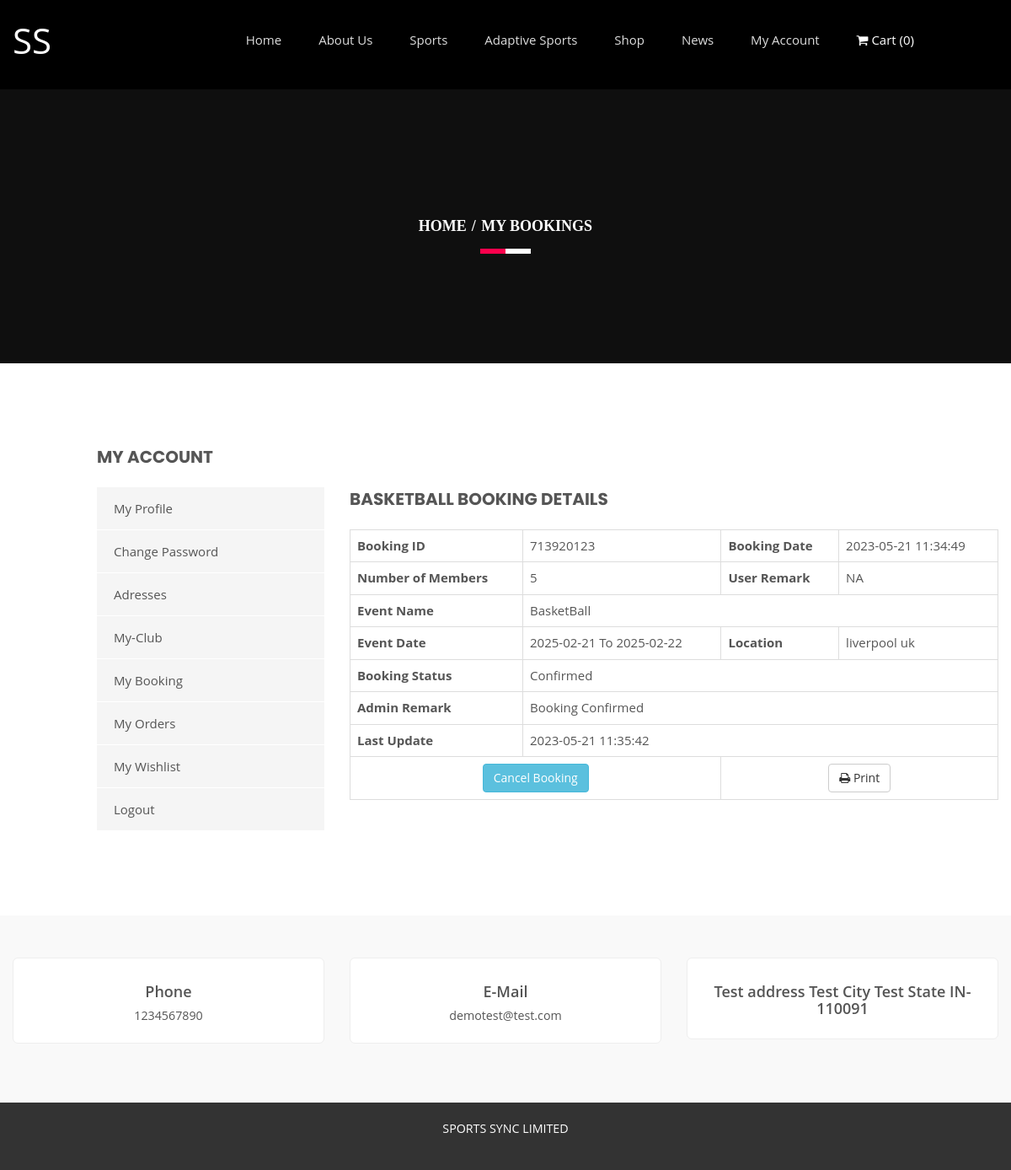
Screenshot of /SportsClubCode/booking-details.php?bkid=1 (signed in) with the database file from the repository.
### tables this page shows
CREATE TABLE `tblgenralsettings` (
  `id` int(11) NOT NULL,
  `SiteName` varchar(200) DEFAULT NULL,
  `PhoneNumber` bigint(12) DEFAULT NULL,
  `EmailId` varchar(255) DEFAULT NULL,
  `address` mediumtext DEFAULT NULL,
  `footercontent` mediumtext DEFAULT NULL,
  `LastUpdationDate` timestamp NULL DEFAULT NULL ON UPDATE current_timestamp()
);

CREATE TABLE `tblbookings` (
  `id` int(11) NOT NULL,
  `BookingId` bigint(12) DEFAULT NULL,
  `UserId` int(11) DEFAULT NULL,
  `EventId` int(11) DEFAULT NULL,
  `NumberOfMembers` int(11) DEFAULT NULL,
  `UserRemark` mediumtext DEFAULT NULL,
  `AdminRemark` mediumtext DEFAULT NULL,
  `UserCancelRemark` mediumtext DEFAULT NULL,
  `BookingDate` timestamp NULL DEFAULT current_timestamp(),
  `BookingStatus` varchar(100) DEFAULT NULL,
  `LastUpdationDate` timestamp NULL DEFAULT NULL ON UPDATE current_timestamp()
);

CREATE TABLE `tblevents` (
  `id` int(11) NOT NULL,
  `CategoryId` char(10) DEFAULT NULL,
  `SponserId` char(10) DEFAULT NULL,
  `EventName` varchar(255) DEFAULT NULL,
  `EventDescription` mediumtext DEFAULT NULL,
  `EventStartDate` date DEFAULT NULL,
  `EventEndDate` date DEFAULT NULL,
  `EventLocation` varchar(255) DEFAULT NULL,
  `EventImage` varchar(255) DEFAULT NULL,
  `PostingDate` timestamp NULL DEFAULT current_timestamp(),
  `LastUpdationDate` timestamp NULL DEFAULT NULL ON UPDATE current_timestamp(),
  `IsActive` int(1) DEFAULT NULL
);

### SportsClubCode/booking-details.php (the view, shortened to what this page needs)
<?php
include('includes/config.php');
if(strlen($_SESSION['usrid'])==0){
    header('location:logout.php');
} else {
?>
<!DOCTYPE html>
<html lang="en">
<head>
    <link rel="stylesheet" href="css/bootstrap.min.css">
    <link rel="stylesheet" href="style.css">
    <link rel="stylesheet" href="css/faicons.css">
</head>
<body>
<div class="wrapper single-blog">
    <div id="home" class="header-slider-area">
        <?php include_once('includes/header.php'); ?>
    </div>
    <div class="breadcumb-area bg-overlay" style="background:#333;">
        <div class="container">
            <ol class="breadcrumb">
                <li><a href="index.php">Home</a></li>
                <li class="active">My Bookings</li>
            </ol>
        </div>
    </div>
    <div class="single-blog-area ptb100 fix">
        <div class="container">
            <div class="row">
                <?php include_once('includes/myaccountbar.php'); ?>
                <div class="col-md-8 col-sm-7">
                    <div class="single-blog-body">
                        <?php
                        $uid = $_SESSION['usrid'];
                        $bkngid = intval($_GET['bkid']);
                        $sql = "SELECT tblbookings.BookingId, tblbookings.BookingDate, tblbookings.BookingStatus, tblevents.EventName, tblevents.id as evtid, tblbookings.UserRemark, tblbookings.NumberOfMembers, tblbookings.AdminRemark, tblbookings.LastUpdationDate, tblbookings.UserCancelRemark, tblevents.EventStartDate, tblevents.EventEndDate, tblevents.EventLocation FROM tblbookings LEFT JOIN tblevents ON tblevents.id = tblbookings.EventId WHERE tblbookings.UserId = :uid AND tblbookings.id = :bkngid";
                        $query = $dbh->prepare($sql);
                        $query->bindParam(':uid', $uid, PDO::PARAM_STR);
                        $query->bindParam(':bkngid', $bkngid, PDO::PARAM_STR);
                        $query->execute();
                        $results = $query->fetchAll(PDO::FETCH_OBJ);
                        if($query->rowCount() > 0) {
                            foreach($results as $row) {
                                $bstatus = $row->BookingStatus;
                        ?>
                        <div class="Leave-your-thought mt50" id="printArea">
                            <h3 class="aside-title uppercase"><?php echo htmlentities($row->EventName); ?> Booking Details</h3>
                            <table class="table table-bordered">
                                <tr><th>Booking ID</th><td><?php echo htmlentities($row->BookingId); ?></td><th>Booking Date</th><td><?php echo htmlentities($row->BookingDate); ?></td></tr>
                                <tr><th>Number of Members</th><td><?php echo htmlentities($row->NumberOfMembers); ?></td><th>User Remark</th><td><?php echo htmlentities($row->UserRemark); ?></td></tr>
                                <tr><th>Event Name</th><td colspan="3"><?php echo htmlentities($row->EventName); ?></td></tr>
                                <tr><th>Event Date</th><td><?php echo htmlentities($row->EventStartDate); ?> To <?php echo htmlentities($row->EventEndDate); ?></td><th>Location</th><td><?php echo htmlentities($row->EventLocation); ?></td></tr>
                                <tr><th>Booking Status</th><td colspan="3"><?php echo $bstatus ? htmlentities($bstatus) : "Not confirmed Yet"; ?></td></tr>
                                <?php if($row->AdminRemark) { ?><tr><th>Admin Remark</th><td colspan="3"><?php echo htmlentities($row->AdminRemark); ?></td></tr><?php } ?>
                                <?php if($row->LastUpdationDate) { ?><tr><th>Last Update</th><td colspan="3"><?php echo htmlentities($row->LastUpdationDate); ?></td></tr><?php } ?>
                                <tr class="no-print">
                                    <td colspan="2" align="center">
                                        <button class="btn btn-info" data-toggle="modal" data-target="#myModal">Cancel Booking</button>
                                    </td>
                                    <td colspan="2" align="center">
                                        <button class="btn btn-default" onclick="printSection()">
                                            <i class="fa fa-print"></i> Print
                                        </button>
                                    </td>
                                </tr>
                            </table>
                        </div>
                        <?php } } ?>
                    </div>
                </div>
            </div>
        </div>
    </div>
    <?php include_once('includes/footer.php'); ?>
</div>
</body>
</html>
<?php } ?>

### SportsClubCode/includes/header.php (shortened to what this page needs)
<?php
$cartCount = 0;
$ret = "SELECT SiteName FROM tblgenralsettings";
$querys = $dbh->prepare($ret);
$querys->execute();
$resultss = $querys->fetchAll(PDO::FETCH_OBJ);
?>
<?php if ($querys->rowCount() > 0) {
    foreach ($resultss as $rows) { ?>
<div id="home" class="header-slider-area">
    <div class="header-area header-2">
        <div id="sticker" class="logo-menu-area header-area-2">
            <div class="container hidden-xs">
                <div class="row">
                    <div class="col-md-2 col-sm-3">
                        <div class="logo">
                            <a href="index.php" style="font-size:42px; color:#fff">
                                <?php echo htmlentities($rows->SiteName); ?>
                            </a>
                        </div>
                    </div>
                    <div class="col-md-9 col-sm-9">
                        <div class="main-menu text-right">
                            <nav>
                                <ul id="nav">
                                    <li><a class="smooth-scroll" href="index.php">Home</a></li>
                                    <li class="dropdown">
                                        <a href="about-us.php">About Us</a>
                                    </li>
                                    <li class="dropdown">
                                        <a href="about-us.php">Sports</a>
                                    </li>
                                    <li class="dropdown">
                                        <a href="#">Adaptive Sports</a>
                                    </li>
                                    <li class="dropdown">
                                        <a href="#">Shop</a>
                                    </li>
                                    <li><a class="smooth-scroll" href="news.php">News</a></li>
                                    <?php if (empty($_SESSION['usrid'])) { ?>
                                        <li class="dropdown">
                                            <a href="#">Register</a>
                                            <ul class="dropdown-menu">
                                                <li><a href="signup.php">User</a></li>
                                                <li><a href="register-trainer.php">Trainer</a></li>
                                                <li><a href="register-club.php">Club</a></li>
                                            </ul>
                                        </li>
                                        <li><a class="smooth-scroll" href="signin.php">Login</a></li>
                                    <?php } else { ?>
                                        <li><a class="smooth-scroll" href="profile.php">My Account</a></li>
                                    <?php } ?>
                                    <li style="margin-left: auto; color:#fff;">
                                        <a class="smooth-scroll" href="my-cart.php" style="color:#fff;">
                                            <i class="fa fa-shopping-cart"></i>
                                            Cart (<?php echo $cartCount; ?>)
                                        </a>
                                    </li>
                                </ul>
                            </nav>
                        </div>
                    </div>
                </div>
            </div>
        </div>
</div>
<?php
    }
}
?>

### SportsClubCode/includes/footer.php (shortened to what this page needs)
<?php
$ret = "Select  PhoneNumber,address,EmailId,footercontent from tblgenralsettings ";
$querys = $dbh -> prepare($ret);
$querys->execute();
$resultss=$querys->fetchAll(PDO::FETCH_OBJ);
if($querys->rowCount() > 0)
{
foreach($resultss as $rows)
{ ?>
 <div class="information-area off-white ptb100">
                    <div class="container">
                        <div class="row">
                            <div class="col-md-4 col-sm-3 col-xs-12">
                                <div class="single-information text-center">
                                    <h4>Phone</h4>
                                    <p><?php echo htmlentities($rows->PhoneNumber);?></p>
                                </div>
                            </div>
                            <div class="col-md-4 col-sm-3 col-xs-12">
                                <div class="single-information text-center">
                                    <h4>E-Mail</h4>
                                    <p><a href="mailto:company@email.com"><?php echo htmlentities($rows->EmailId);?></a></p>
                                </div>
                            </div>
                            <div class="col-md-4 col-sm-3 col-xs-12">
                                <div class="single-information text-center">
                                    <h4><?php echo htmlentities($rows->address);?></h4>
                                </div>
                            </div>
                        </div>
                    </div>
                </div>
            <div class="footer-area" align="center">
                <div class="container">
                    <div class="row">
                        <div class="col-md-12 col-sm-6 col-xs-12">
                            <div class="social-area">
                             <?php echo htmlentities($rows->footercontent);?>
                            </div>
                        </div>
                    </div>
                </div>
            </div>
            <?php }} ?>

### SportsClubCode/style.css (style rules this page uses)
.container { width: 1200px }
html, body { height: 100%; font-family: 'Montserrat', sans-serif; font-size: 15px; color: #555; line-height: 25px; }
.fix { overflow: hidden }
p { margin: 0 0 15px }
h1, h2, h3, h4, h5, h6 { margin: 0 0 10px }
a { -webkit-transition: all 0.3s ease 0s; transition: all 0.3s ease 0s; text-decoration: none; color: #555; }
ul { list-style: outside none none; margin: 0; padding: 0; }
body { margin: 0; padding-top: 0; font-family: 'Open Sans', sans-serif; }
.mt50 { margin-top: 50px }
.ptb100 { padding: 100px 0 }
.uppercase { text-transform: uppercase }
.off-white { background: #f9f9f9 }
.wrapper { background: #fff }
ul li { display: inline-block }
.main-menu ul li a { color: #ddd }
.logo-menu-area { padding: 35px 0 }
.main-menu ul li { margin-right: 40px }
.main-menu ul li:last-child { margin: 0 }
.header-area { left: 0; position: absolute; top: 0; width: 100%; z-index: 999; }
.header-slider-area { position: relative }
.bg-overlay { position: relative; z-index: 1; }
.bg-overlay:before { background: #000 none repeat scroll 0 0; content: ""; height: 100%; left: 0; opacity: 0.85; filter: opacity(1) "progid:DXImageTransform.Microsoft.Alpha(Opacity=85)"; position: absolute; top: 0; width: 100%; z-index: -1; }
.breadcumb-area.bg-overlay:before { opacity: 0.7; filter: opacity(1) "progid:DXImageTransform.Microsoft.Alpha(Opacity=70)"; }
.single-information > p { margin-bottom: 5px }
.single-information p:last-child { margin: 0 }
.footer-area { background: #1b1b1b none repeat scroll 0 0; height: 80px; line-height: 78px; }
.header-2 { background: #000 none repeat scroll 0 0; position: static; }
.breadcumb-area { background: rgba(0, 0, 0, 0) url("img/bg.png") repeat scroll 0 0; padding: 150px 0; text-align: center; }
.breadcrumb { background-color: transparent; border-radius: 0; list-style: outside none none; margin-bottom: 0; padding: 0; position: relative; }
.breadcrumb > li + li:before { color: #fff; font-weight: 700; padding: 0 2px; }
.breadcrumb a, .breadcrumb li.active { color: #fff }
.breadcrumb li { font-family: popins; font-size: 18px; font-weight: 700; text-transform: uppercase; }
.breadcrumb:before, .breadcrumb:after { background: #fff none repeat scroll 0 0; bottom: -20px; content: ""; height: 6px; left: 50%; position: absolute; -webkit-transform: translateX(-50%); transform: translateX(-50%); width: 60px; }
.breadcrumb:after { background: #ff004d none repeat scroll 0 0; -webkit-transform: translateX(-100%); transform: translateX(-100%); width: 30px; }
.aside-title { font-family: Poppins; font-size: 20px; font-weight: 700; margin-bottom: 25px; }
#sticker { right: 0; left: 0; }

### SportsClubCode/includes/header.php (style rules this page uses)
.dropdown { position: relative; }

### SportsClubCode/includes/footer.php (style rules this page uses)
.information-area.off-white { background: #f9f9f9; padding-top: 50px; padding-bottom: 50px; }
.single-information { background: #fff; border: 1px solid #eee; border-radius: 6px; margin-bottom: 20px; padding: 20px; transition: box-shadow 0.3s ease, transform 0.3s ease; }
.single-information h4 { margin: 0 0 5px 0; font-weight: 600; }
.single-information p, .single-information a { color: #555; font-size: 0.95rem; }
.footer-area { background: #333; color: #fff; padding: 20px 0; text-align: center; }
.footer-area .social-area { font-size: 0.95rem; line-height: 1.6; color: #fff; }

### rows the page displays
tblgenralsettings: SiteName "SS", PhoneNumber "1234567890", EmailId "demotest@test.com", address "Test address Test City Test State IN-110091", footercontent "SPORTS SYNC LIMITED"
tblbookings: EventId.EventName "BASKETBALL", BookingId "713920123", BookingDate "2023-05-21 11:34:49", NumberOfMembers "5", UserRemark "NA", EventId.EventName "BasketBall", EventId.EventStartDate "2025-02-21", EventId.EventEndDate "2025-02-22", EventId.EventLocation "liverpool uk", BookingStatus "Confirmed", AdminRemark "Booking Confirmed", LastUpdationDate "2023-05-21 11:35:42"
